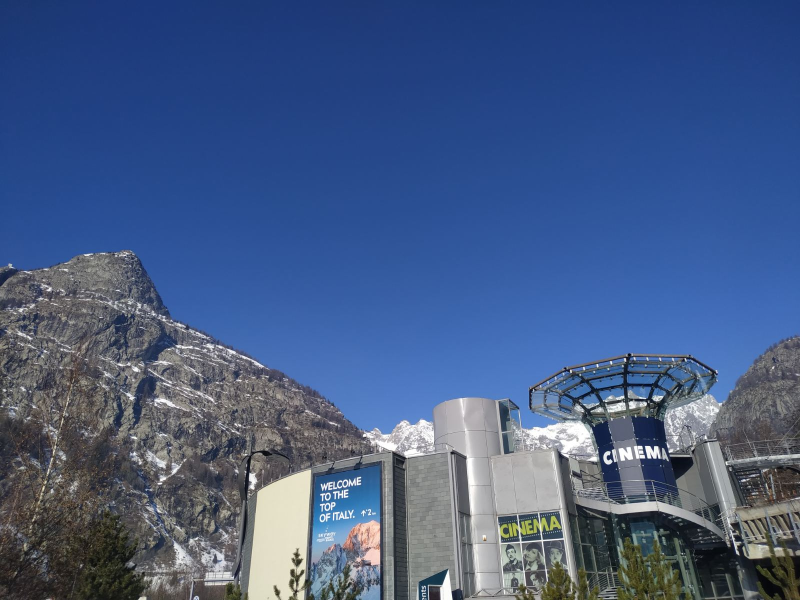
#> input picture UI/dominant-colors/static/cinema.jpg, 1600 x 1200 px, found by its file name (shown at 1/2 size)
$ python test.py
#> lines starting #> are read from the running program, lines starting #| are printed output that depends on the picture

import cv2
from PIL import Image
import numpy as np


# [13 lines of commented-out code are left out]
number_of_colors = 8

# Verify that the number of colors chosen is between the minimum possible and maximum possible for an RGB image.
assert 8 <= number_of_colors <= 16777216

# Get the cube root of the number of colors to determine how many bins to split each channel into.
number_of_values_per_channel = number_of_colors ** (1 / 3)
print(number_of_values_per_channel)

# We will divide each pixel by its maximum value divided by the number of bins we want to divide the values into (minus one for the zero bin).
divisor = 255 / (number_of_values_per_channel - 1)

# load the image and convert it to float32 for greater precision. cv2 loads the image in BGR (as opposed to RGB) format.
image = cv2.imread("static/uploads/cinema.jpg",
                   cv2.IMREAD_COLOR).astype(np.float32)

# Divide each pixel by the divisor defined above, round to the nearest bin, then convert float32 back to uint8.
image = np.round(image / divisor).astype(np.uint8)
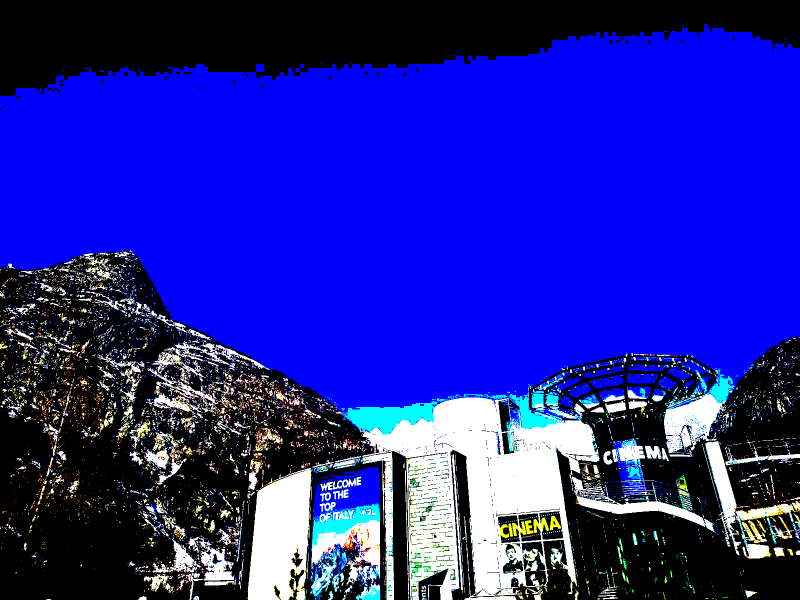
#> image: shape (1200, 1600, 3) (shown at 1/2 size); mean B, G, R 0.634, 0.136, 0.124; drawn with 1 as white

# Flatten the columns and rows into just one column per channel so that it will be easier to compare the columns across the channels.
image = image.reshape(-1, image.shape[2])

# Find and count matching rows (pixels), where each row consists of three values spread across three channels (Blue column, Red column, Green column).
uniques = np.unique(image, axis=0, return_counts=True)

# The first of the two arrays returned by np.unique is an array compromising all of the unique colors.
colors = uniques[0]
#> colors = [[0, 0, 0], [0, 0, 1], [0, 1, 0], [0, 1, 1], [1, 0, 0], [1, 0, 1], [1, 1, 0], [1, 1, 1]]

# The second of the two arrays returend by np.unique is an array compromising the counts of all of the unique colors.
color_counts = uniques[1]
#> color_counts = [688813, 4091, 2090, 8042, 964459, 1336, 26652, 224517]

# Get the index of the color with the greatest frequency
most_common_color_index = np.argmax(color_counts)
#> most_common_color_index = 4
print(most_common_color_index)
#| 4

# Get the color that was the most common
most_common_color = colors[most_common_color_index]
#> most_common_color = [1, 0, 0]

# Multiply the channel values by the divisor to return the values to a range between 0 and 255
most_common_color = most_common_color * divisor
#> most_common_color = [255, 0, 0]

# If you want to name each color, you could also provide a list sorted from lowest to highest BGR values comprising of
# the name of each possible color, and then use most_common_color_index to retrieve the name.
print(most_common_color)
#| [255.   0.   0.]

$ run again, with UI/dominant-colors/static/sample.jpg copied over UI/dominant-colors/static/cinema.jpg
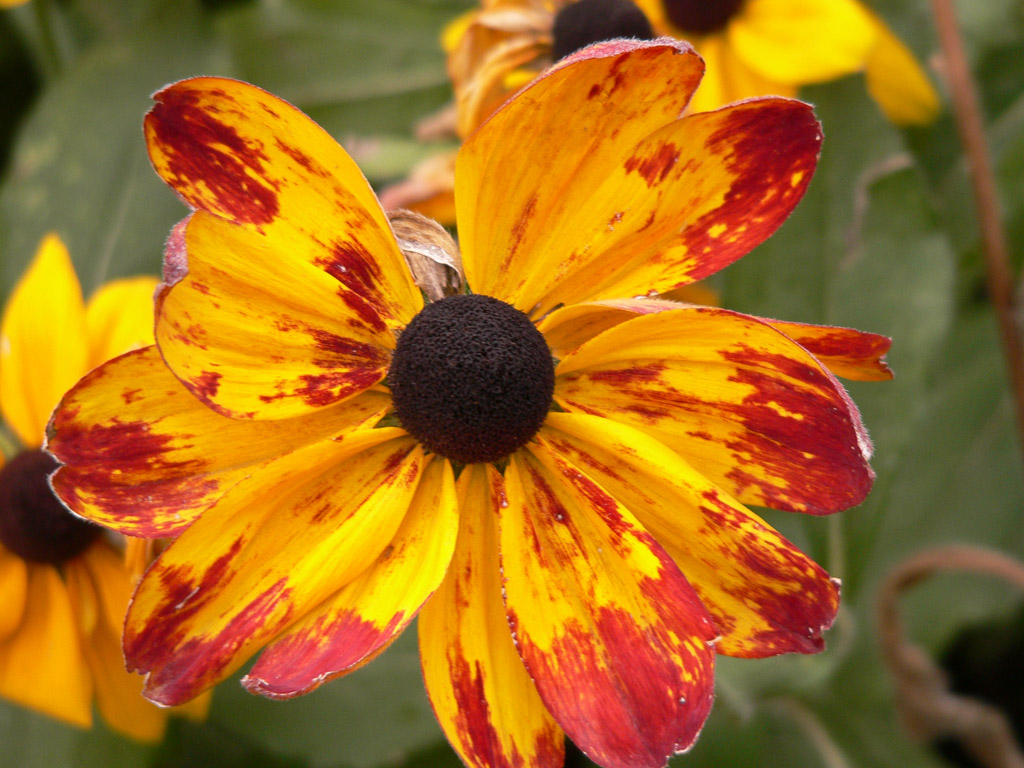
#> input picture UI/dominant-colors/static/sample.jpg, 1024 x 768 px, found by its file name
#> `image = np.round(image / divisor).astype(np.uint8)`:
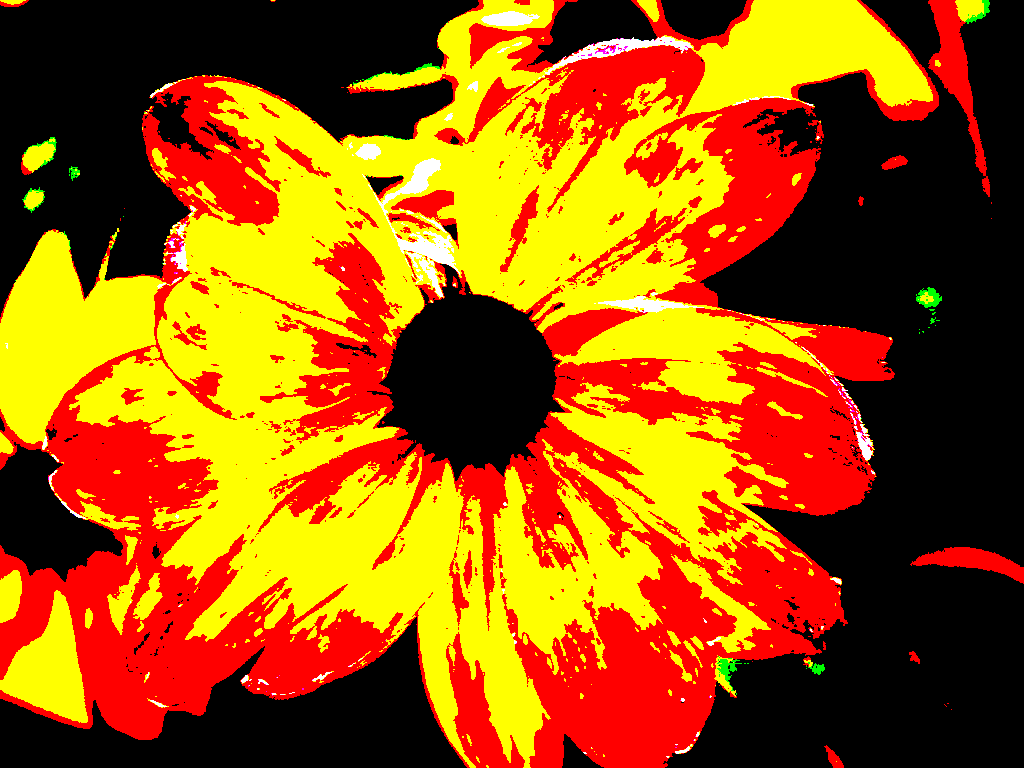
#> image: shape (768, 1024, 3); mean B, G, R 0.00991, 0.337, 0.613; drawn with 1 as white
#> colors = [[0, 0, 0], [0, 0, 1], [0, 1, 0], [0, 1, 1], [1, 0, 0], [1, 0, 1], [1, 1, 0], [1, 1, 1]]
#> color_counts = [302768, 218378, 1371, 256123, 4, 343, 1, 7444]
#> most_common_color_index = 0
#| 0
#> most_common_color = [0, 0, 0]
#| [0. 0. 0.]
